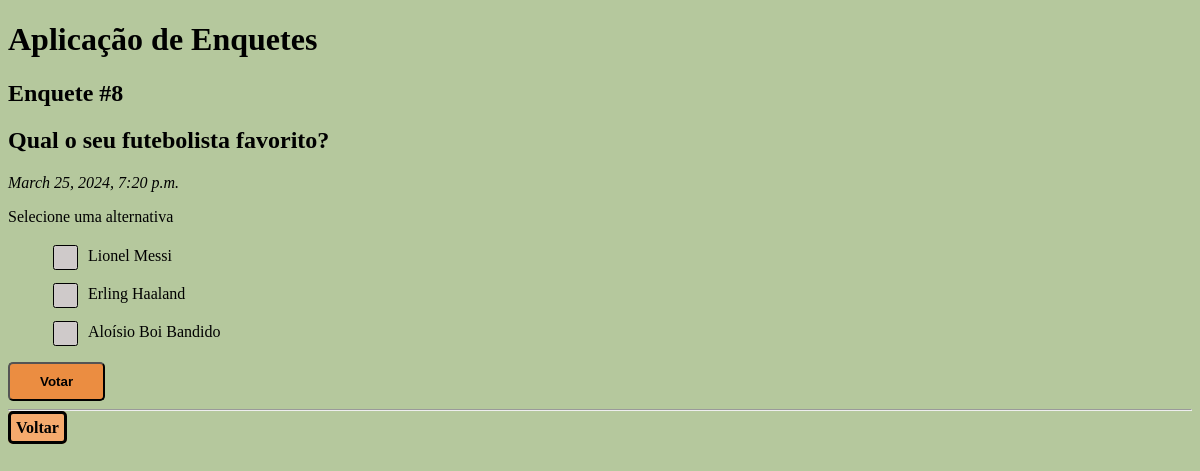
/polls/8, run on the app's committed database.
### polls/models.py (models this page shows, shortened)
class Question(models.Model):
    question_text = models.CharField(max_length=200)
    pub_date = models.DateTimeField('Data de publicação')
    def was_published_recently(self):
        return self.pub_date >= timezone.now() - datetime.timedelta(days=1)
    was_published_recently.admin_order_field = 'pub_date'
    was_published_recently.boolean = True
    was_published_recently.short_description = 'Recente?'

class Choice(models.Model):
    question = models.ForeignKey(Question, on_delete=models.CASCADE)
    choice_text = models.CharField(max_length=200)
    votes = models.IntegerField('Quantidade de votos',default=0)

### polls/views.py (the view)
# urls.py: path('<int:question_id>', views.detail, name='detail'),
def detail(request, question_id):
    question = get_object_or_404(Question, pk=question_id)
    context = {'question':question}
    return render(request, 'polls/detail.html', context)

### polls/templates/polls/detail.html (shortened to what this page needs)
{% extends "polls/base.html" %}
{% block content %}
    <h2>Enquete #{{question.id}}</h2>
    <h2>{{question.question_text}}</h2>
    <p><i>{{question.pub_date}}</i></p>
    <p>Selecione uma alternativa</p>
    <form action="{% url 'polls:vote' question.id %}" method="post">
        <ul>
        {% for choice in question.choice_set.all %}
            <li class="choice-item">
                <input type="radio" name="option" value="{{choice.id}}" id="choice{{forloop.couter}}"/>
                <label for="choice{{forloop.counter}}">
                    {{choice.choice_text}}
                </label>
            </li>
        {% endfor %}
        </ul>
    <input class="button" type="submit" value="Votar"/>
    </form>
    <hr>
    <a href= "{%url 'polls:index' %}">Voltar</a>
{% endblock %}

### static/polls/css/style.css (style rules this page uses)
a { text-decoration:none; background-color: rgb(245, 170, 109); color: black; font-weight: bold; border-radius: 5px; border-style: solid; padding: 5px; }
body { background-color: rgb(181, 200, 157); }
.button { background-color: rgb(235, 141, 65); border-radius: 5px; padding: 10px 30px 10px; font-weight: bold; cursor: pointer; }
.choice-item { display: flex; align-items: center; margin-bottom: 10px; }
.choice-item input { appearance: none; background-color: rgb(207, 202, 202); border: 1px solid rgb(0, 0, 0); border-radius: 10%; width: 25px; height: 25px; position: relative; cursor: pointer; margin-right: 10px; }

### data on the page
Question: id "8", question_text "Qual o seu futebolista favorito?", pub_date "March 25, 2024, 7:20 p.m."
Choice: choice_text "Lionel Messi"
Choice: choice_text "Erling Haaland"
Choice: choice_text "Aloísio Boi Bandido"
